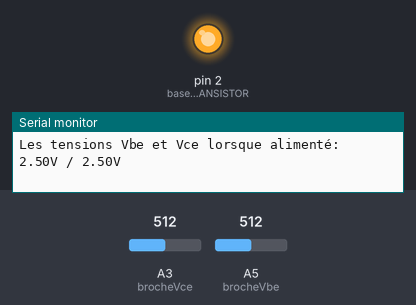
Simulated run of this sketch. Board: Arduino Uno, built with avr-gcc and run on an emulated ATmega328P. On the bench: output pins drawn as LEDs (lit = HIGH), the last lines printed to the serial monitor. The test bench sets the inputs (shaded band); at power-on: A3 (brocheVce) = 512, A5 (brocheVbe) = 512.

Above: at 1.0 s.
At 3.0 s:
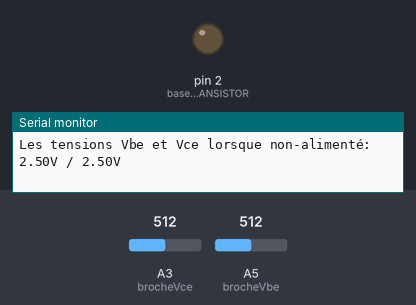
Timing chart, 0 to 5.2 s (numbered marks = the images above):
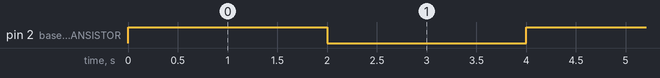

Measured:
- by itself, pin 2 (baseTRANSISTOR): alternates HIGH for 2.0 s and LOW for 2.0 s

The sketch:

Etape2.ino
```cpp
// Étape 2

// Broches du transistor
int baseTRANSISTOR =  2;
int brocheVbe = A5;
int brocheVce = A3;

// Variables de lecture
float valeurVbe = 0;
float valeurVce = 0;

void setup()
{
  pinMode(baseTRANSISTOR, OUTPUT);
  Serial.begin(9600);
}

void loop()
{
  digitalWrite(baseTRANSISTOR, HIGH); // la DEL sur le contact NO allume

  valeurVbe = analogRead( brocheVbe );
  valeurVce = analogRead( brocheVce );

  Serial.print( "Les tensions Vbe et Vce lorsque alimenté: " );
  Serial.print( valeurVbe / 1023.0 * 5.0 );
  Serial.print( "V / " );
  Serial.print( valeurVce / 1023.0 * 5.0 );
  Serial.println( "V" );

  // La DEL sur le contact NC éteint
  delay(2000);

  digitalWrite(baseTRANSISTOR, LOW); // la DEL sur le contact NC allume

  valeurVbe = analogRead( brocheVbe );
  valeurVce = analogRead( brocheVce );

  Serial.print( "Les tensions Vbe et Vce lorsque non-alimenté: " );
  Serial.print( valeurVbe / 1023.0 * 5.0 );
  Serial.print( "V / " );
  Serial.print( valeurVce / 1023.0 * 5.0 );
  Serial.println( "V" );

  delay(2000);                  // délai pour le clignotement
}
```
